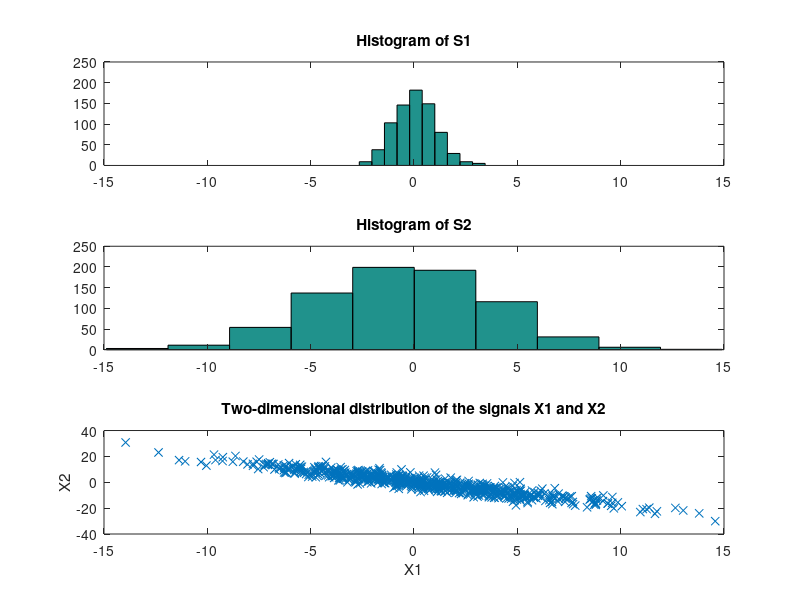

Recreate this plot in MATLAB. (Note: this script raises an error after producing the figure.)
%%%%%%%%%%%%%%%%%%%%%%%%%%%%%%%%%%%%%%%%%%%%%%%%%%%%%%%%%%%%%%%%%%%%%%%
%Assignment C part 1
%CSE885
%Jesus Rivera
%Description:
%   This program Randomly creates 2 signals (S)
%   with n samples (by default n=750).
%   Source 1 has 0 mean and variance of 1
%   Source 2 has 0 mean and variance of 4
%   Then, it mixes the sources with a mixing matrix (A)
%   to create the observable vector (X).
%   Finally, it computes Y using ICA and SOM methods to demix (X)
%   and plot the results with each method
%%%%%%%%%%%%%%%%%%%%%%%%%%%%%%%%%%%%%%%%%%%%%%%%%%%%%%%%%%%%%%%%%%%%%%%%
clear        %clear previous values

eta = 0.2;   %Learning rate
n= 750;      %number of elements
train = 160; %Number of training steps

%Initialize the weights with random values
W = 0.01*rand(2,2);

%Mixing matrix
A = ([1 -1; 1 2]);

%Variance for the sources
Svar1 =1;
Svar2 =4;

%Generate the sources
S = double(zeros(2,n));
S(1,:) = normrnd(0,Svar1,n,1);
S(2,:) = normrnd(0,Svar2,n,1);

%Observation vector X = Source * mixer matrix
X = A*S;
 
%%%%%%%%%%%%%%%%%%%%%%%%%%%%%%%%%%%%%%%%%%%%%%%%
%Plots
%%%%%%%%%%%%%%%%%%%%%%%%%%%%%%%%%%%%%%%%%%%%%%%%
%Plot Histogram of S1
subplot(3,1,1)
hist(S(1,:))
axis([-15 15 0 250])    %[xmin xmax ymin ymax]
title('Histogram of S1')
drawnow

%Plot Histogram of S2
subplot(3,1,2)
hist(S(2,:))
axis([-15 15 0 250])    %[xmin xmax ymin ymax]
title('Histogram of S2');
drawnow

%Plot X1,X2
subplot(3,1,3)
plot(X(1,:),X(2,:),'x');
title('Two-dimensional distribution of the signals X1 and X2');
xlabel('X1');
ylabel('X2');
drawnow
pause(0.1);

%%%%%%%%%%%%%%%%%%%%%%%%%%%%%%%%%%%%%%%%%%%%%%%%%%%
%Compute Self-Organizing Maps
%%%%%%%%%%%%%%%%%%%%%%%%%%%%%%%%%%%%%%%%%%%%%%%%%%%
[A,W_SOM] = som(X,n, train, eta);

W_SOM = W_SOM(1,:);
Y_SOM = W*X;

%Compute the amplitud
Amplitude1_SOM = max(S(1,:)) / max(max(Y_SOM(1,:))); 
Amplitude2_SOM = max(S(2,:)) / max(max(Y_SOM(2,:)));

Y_SOM(1,:) = Y_SOM(1,:) *Amplitude1_SOM;
Y_SOM(2,:) = Y_SOM(2,:) *Amplitude2_SOM;

%%%%%%%%%%%%%%%%%%%%%%%%%%%%%%%%%%%%%%%%%%%%%%%%%%%
%Compute Independant Component Analysis
%%%%%%%%%%%%%%%%%%%%%%%%%%%%%%%%%%%%%%%%%%%%%%%%%%%
[Y_ICA,W_ICA]  = ICA(X,W, n, train, eta);

%Compute the amplitude
Amplitude1_ICA = max(S(1,:)) / max(max(Y_ICA(1,:))); 
Amplitude2_ICA = max(S(2,:)) / max(max(Y_ICA(2,:)));

Y_ICA(1,:) = Y_ICA(1,:) *Amplitude1_ICA;
Y_ICA(2,:) = Y_ICA(2,:) *Amplitude2_ICA;

% %%%%%%%%%%%%%%%%%%%%%%%%%%%%%%%%%%%%%%%%%%%%%%%%
% %Plots the results
% %%%%%%%%%%%%%%%%%%%%%%%%%%%%%%%%%%%%%%%%%%%%%%%%
i =1:n;
subplot(1,2,1)
plot(i,Y_ICA(1,:),'.-',i,Y_SOM(1,:),'*-',i,S(1,:),'--')
hleg1 = legend('Y_I_C_A_1','Y_S_O_M_1','S_2');
%title('S1 and Y_SOM1')
drawnow

%Plot of S2
subplot(1,2,2)
plot(i,Y_ICA(2,:),'*-',i,Y_SOM(2,:),'.-',i,S(2,:),'--')
hleg1 = legend('Y_I_C_A_2','Y_S_O_M_2','S_2');
%title('S2 and Y_SOM2');
drawnow
